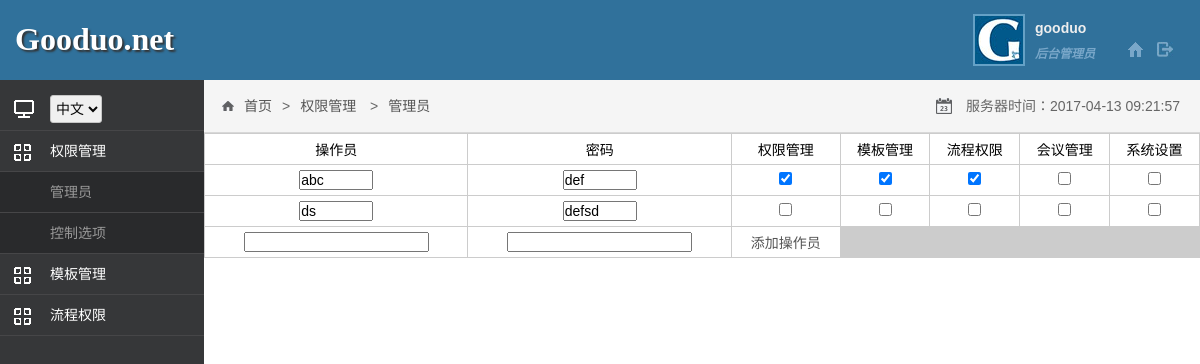
The page /admin/index.php?menu=vemfljmDYk&sub=operator (signed in) on the database its author committed.
### tables this page shows
CREATE TABLE `pms_tbl` (
  `id` int(11) NOT NULL,
  `key_word` varchar(20) NOT NULL,
  `name` varchar(20) NOT NULL,
  `remark` varchar(50) DEFAULT NULL
);

### admin/menu.php (called while the page is built, shortened)
<?php
function printAdminView($addr, $title = 'abc', $subPath = '/admin')
{
    $mypath = $GLOBALS['mypath'];
    include $mypath . $subPath . '/templates/header.html.php';
    include $mypath .$subPath. '/view/' . $addr;
    include $mypath . $subPath . '/templates/footer.html.php';
}

### includes/db.inc.php (called while the page is built, shortened)
<?php
function pdoQuery($tableName, $fields, $where, $append)
{
    $sql = 'SELECT ';
    $fieldsCount = count($fields);
    if ($fieldsCount > 0) {
        for ($i = 0; $i < $fieldsCount; $i++) {
            $sql = $sql . $fields[$i];
            if ($i < $fieldsCount - 1) $sql = $sql . ',';
        }
    }else{
        $sql=$sql.'* ';
    }
    $sql = $sql . ' FROM ' . $tableName;
    try {
        $query = $GLOBALS['pdo']->query($sql);
        return $query;
    }catch (PDOException $e) {
        $error = 'Unable to PDOquery to the database server.' . $e->getMessage();
        include 'error.html.php';
        return null;
    }
}
?>

### includes/helpers.inc.php (called while the page is built, shortened)
<?php
function timeUnixToMysql($time){
    if($time){
        return date('Y-m-d H:i:s', $time);
    }else{
        return '';
    }
}

### admin/view/operator.html.php (the view, shortened to what this page needs)
<?php
$opList = $GLOBALS['opList'];
$pmsList = $GLOBALS['pmsList'];
?>
<div class="main">
    <table class="table sheet">
        <tr>
            <td>操作员</td>
            <td>密码</td>
            <?php foreach ($pmsList as $row): ?>
                <td>
                    <?php echo $row['name'] ?>
                </td>
            <?php endforeach ?>
        </tr>
        <?php foreach ($opList as $row): ?>
            <tr>
                <td><input type="text" class="alt-name textbox" id="name<?php echo $row['id'] ?>" value="<?php echo $row['name'] ?>" style="width: 70px"></td>
                <td><input type="text" class="alt-pwd textbox" id="pwd<?php echo $row['id'] ?>" value="<?php echo $row['pwd'] ?>" style="width: 70px"></td>
                <?php foreach ($row['pms'] as $k=>$v): ?>
                    <td>
                        <input type="checkbox" class="pms-alt" id="<?php echo $row['id'] ?>"
                               value="<?php echo $k ?>"<?php echo isset($v['checked']) ? 'checked="checked"' : '' ?>>
                    </td>
                <?php endforeach ?>
            </tr>
        <?php endforeach ?>
        <tr>
            <td>
                <input type="input" class="new-name"/>
            </td>
            <td>
                <input type="input" class="new-pwd"/>
            </td>
            <td>
                <a class="inner-button op-add-btn">
                    添加操作员
                </a>
            </td>
        </tr>
    </table>
</div>

### admin/index.php (shortened to what this page needs)
<?php
include_once 'menu.php';
if (isset($_SESSION['login']) && DOMAIN == $_SESSION['login']) {
    if (isset($_GET['menu']) && array_key_exists($_GET['menu'], $_SESSION['pms'])) {
        $_GET['sub']();
        exit;
    }
    exit;
}
function operator(){
    $pms=pdoQuery('pms_tbl',null,null,null);
    $op=pdoQuery('op_pms_view',null,null,null);
    printAdminView('operator.html.php','操作员管理');
}

### admin/templates/header.html.php (shortened to what this page needs)
<!DOCTYPE html>
<html lang="cn">
<head>
    <link rel="stylesheet" type="text/css" href="stylesheet/style.css?v=<?php echo rand(1000, 9999) ?>">
    <link rel="stylesheet" href="stylesheet/admin.css?v=<?php echo rand(1000,9999)?>">
</head>
<body>
<div class="header">
    <div class="header">
        <div class="logo">Gooduo.net</div>
        <div class="link">
            <a href="index.php?logout=1" class="logout"></a>
            <a href="#" target="_blank" class="home"></a>
            <div>
                <h2>gooduo</h2>
                <h3>后台管理员</h3>
            </div>
            <a href="?/basic/mod-admin_list/index.html" target="_blank" class="gooduo"></a>
        </div>
    </div>
</div>
<div id="main">
    <div id="left" style="height: 100%">
        <ul>
            <li class="sys_lang">
                <select onchange="change_lang(this.value)">
                    <option selected="selected" value="admin.php?/basic/mod-basic_info/">中文</option>
                </select>
            </li>
            <?php foreach($_SESSION['pms'] as $key=>$row):?>
                <li>
                    <a class="main_menu"><?php echo $row['name']?></a>
                    <ul class="sub_menu" style="display: <?php echo isset($_GET['menu'])&&$_GET['menu']==$row['key'] ? 'block' : 'none' ?>">
                        <?php foreach($row['sub'] as $subrow):?>
                            <li >
                                <a href="index.php?menu=<?php echo $key?>&sub=<?php echo $subrow['key']?>"><?php echo $subrow['name']?></a>
                            </li>
                        <?php endforeach ?>
                    </ul>
                </li>
            <?php endforeach ?>
        </ul>
    </div>
    <div id="right" style="height: 100%">
        <div class="m_title">
            <div class="m_local f_l"><a href="?">首页</a><?php echo isset($_GET['menu'])? '&gt;<a href="?menu='.$_GET['menu'].'">'.$_SESSION['pms'][$_GET['menu']]['name'].'</a>':''?>
            <?php echo isset($_GET['sub'])? '&gt;<a href="?menu='.$_GET['menu'].'&sub='.$_GET['sub'].'">'.$_SESSION['pms'][$_GET['menu']]['sub'][$_GET['sub']]['name'].'</a>' : ''?>
               </div>
            <div class="m_time f_r">服务器时间：<?php echo timeUnixToMysql(time())?></div>
            </div>

### admin/templates/footer.html.php (shortened to what this page needs)
</div>
</div>
</body>
</html>

### admin/stylesheet/style.css (style rules this page uses)
table { margin: 0 auto; padding: 0; border-collapse:collapse; border-width: thin; border-style: solid; }

### admin/stylesheet/admin.css (style rules this page uses)
* { padding:0px;margin:0px;font-family:"微软雅黑","Microsoft YaHei",arial,sans-serif;font-size:14px; }
html,body { margin:0; background:#2673BF; }
a { cursor:pointer;text-decoration:none; color:#fff; }
div { word-break:break-all; }
input { transition:all 0.2s;-moz-transition:all 0.2s;-webkit-transition:all 0.2s;-o-transition:all 0.2s; }
form,ul,li { margin:0;padding:0; }
ul,li { list-style:none; }
h1,h2,h3,h4,h5 { padding:0; margin:0; }
.f_l { float:left; }
.f_r { float:right; }
.header { height:80px; width:100%; background-color:#30719B; overflow:hidden; }
#main { margin-bottom:3px; background-color:#fff; overflow:hidden; }
#left { float:left;width:17%;background:#363739;padding-bottom:36px;box-sizing: border-box;overflow-y: auto }
#right { float:right; overflow:hidden;position: relative;width: 83%;box-sizing: border-box;overflow-y: auto }
.header .logo { margin-left:15px; font-size:32px; padding:21px 0; float:left; _width:300px; color:#fff; font-family:Georgia, "Times New Roman", Times, serif; text-shadow: 2px 2px 2px #333; font-weight:bold; }
.header .link { margin-right:15px; padding:14px 0; float:right; _width:400px; }
.header .link a { float:right; margin-right:10px; display:block; }
.header .link a.logout { width:20px; height:20px; margin-top:25px; background:url(images/icon_13.gif) center no-repeat; }
.header .link a.home { width:20px; height:20px; margin-top:25px; background:url(images/icon_15.gif) center no-repeat; }
.header .link a.gooduo { height:48px; width:48px; border:2px solid #65a1c6; background:url(images/gooduo.jpg) center no-repeat; overflow:hidden; }
.header .link div { float:right; margin-right:30px; _width:65px; }
.header .link div h2 { height:28px; line-height:28px; font-size:14px; color:#eee; }
.header .link div h3 { height:24px; line-height:24px; font-size:12px; color:#79a7c9; font-style: italic; }
#left li.sys_lang { background:url(images/sys_nav_icon.gif) 14px 10px no-repeat; padding:5px 10px 5px 50px; border-bottom:1px solid #464648; height:40px; }
#left li.sys_lang select { height:28px; border: 1px solid #C6C6C6; border-radius: 3px; background-color:#f0f0f0; cursor: pointer; color:#080808;padding: 1px; margin-top:10px; }
#left li a { padding:0 10px 0 50px; display:block; border-bottom:1px solid #464648; height:40px;line-height:40px;background:url(images/sys_nav_icon.gif) 12px -318px no-repeat; }
#left li li a { background-image:none; background-color:#292a2c; font-size:14px; color:#999; }
#right .m_title { height:52px; width:100%; background-color:#f5f5f5; border-bottom: 1px solid #d8d8d8; overflow:hidden; color:#666; }
#right .m_title .m_local { height:16px; line-height:16px; padding:18px 18px 18px 30px; background:url(images/icon_12.gif) 18px no-repeat; font-family: "宋体", sans-serif; }
#right .m_title .m_local a { color:#555; margin:10px; }
#right .m_title .m_time { height:12px; line-height:12px; padding:20px 20px 20px 30px; background:url(images/icon_14.gif) left no-repeat; }
.table { width:100%;border:0;border-collapse:separate;border-spacing:1px;background:#CCC; }
.table td { padding:5px;background:#FFF; }
.table td a { color:#555; }
.sheet td { text-align:center; }

### rows shown on the page
pms_tbl: name "权限管理", name "管理员", name "控制选项"
pms_tbl: name "模板管理"
pms_tbl: name "流程权限"
pms_tbl: name "会议管理"
pms_tbl: name "系统设置"

### other values the page prints
$_SESSION['pms'][$_GET['menu']]['name'] "权限管理"
$_SESSION['pms'][$_GET['menu']]['sub'][$_GET['sub']]['name'] "管理员"
